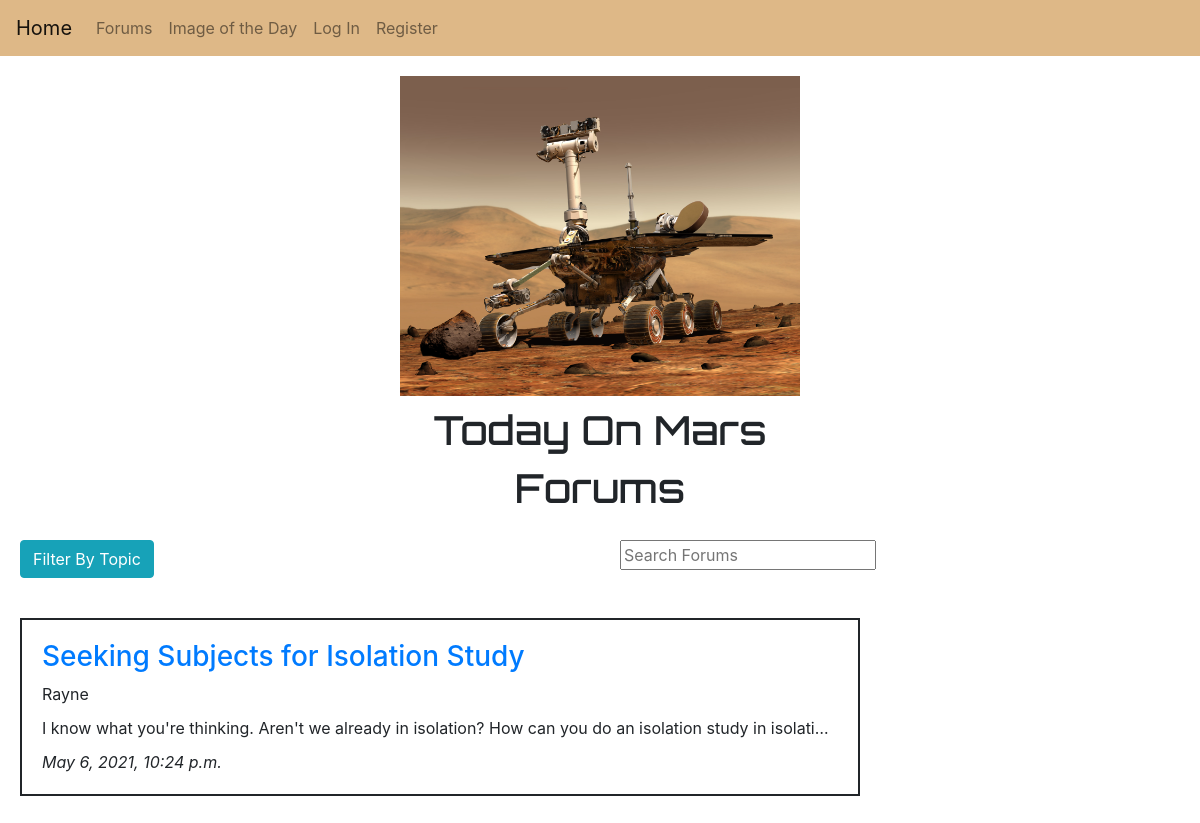
The page /Test Subjects Wanted/category on the database its author committed.
### Mars/models.py (models this page shows, shortened)
class Thread(models.Model):
    title = models.CharField(max_length=64, default=None)
    content = models.TextField(default=None)
    author = models.ForeignKey(User, on_delete=models.CASCADE)
    date = models.DateTimeField(auto_now_add=True)
    category = models.ManyToManyField(Category, related_name="categories", blank=True)

class User(AbstractUser):
    pass

### Mars/views.py (the view)
# urls.py: path("<str:category>/category", views.filter, name="filter"),
def filter(request, category):
    category = Category.objects.get(category=category)
    threads = Thread.objects.filter(category=category)
    threads = threads.order_by("-date").all()
    categories = Category.objects.all()
    return render(request, "mars/forums.html", {
        "threads": threads,
        "form": ThreadForm(),
        "categories": categories
    })

### Mars/views.py
class ThreadForm(forms.ModelForm):
    class Meta:
        model = Thread
        fields = ['title', 'content', 'category']
        widgets = {
            'title': forms.TextInput(attrs={'class': 'form-control'}),
            'content': forms.Textarea(attrs={'class': 'form-control'}),
            'category': forms.CheckboxSelectMultiple,
        }

### Mars/models.py (called while the page is built)
    def __str__(self):
        return f"{self.category}"

### Mars/templates/mars/forums.html (shortened to what this page needs)
{% extends "mars/layout.html" %}
{% load static %}
{% block body %}
  <h1 class="title">Forums</h1>
  <div class="flex-container">
    <div class="flex-item filter" id="filter">
      <div class="dropdown">
        <button id="dropbtn" class="btn btn-info">Filter By Topic</button>
      </div>
    </div>
    <div class="flex-item search" id="forum-search">
      <form action="{% url 'search' %}" method="post">
        <input class="search" type="text" name="q" placeholder="Search Forums">
      </form>
    </div>
  </div>
  <div class="flex-stack">
    <div class="flex-item" id="posts-view">
    {% for thread in threads %}
      <div class="forum-item" style="border: 2px;
      border-style: solid;">
        <div class="forum-title">
          <h3><a href="{% url 'thread' thread.id %}">{{ thread.title }}</a></h3>
        </div>
        <div class="forum-author">
          {{ thread.author }}
        </div>
        <div class="teaser">
          {{ thread.content }}
        </div>
        <div>
          <i>{{ thread.date }}</i>
        </div>
      </div>
    {% endfor %}
    </div>
  </div>
{% endblock %}

### Mars/static/mars/styles.css (style rules this page uses)
html { height: 100%; }
.flex-container { display: flex; align-items: flex-start; height: 100%; }
.flex-stack { display: flex; justify-content: space-evenly; flex-direction: column; align-items: flex-start; }
.flex-item { flex: 1; margin: 20px; width: 70%; }
.title, .heading { margin-top: 10px; text-align: center; font-family: 'Orbitron', sans-serif; }
.teaser { width: auto; height: auto; overflow: hidden; white-space: nowrap; text-overflow: ellipsis; padding-top: 10px; padding-bottom: 10px; }
.forum-item { margin-bottom: 20px; padding: 20px; }
.dropdown { position: relative; display: inline-block; }

### rows shown on the page
Thread: title "Seeking Subjects for Isolation Study", author "Rayne", content "I know what you're thinking. Aren't we already in isolation? How can you do an isolation study in isolati…", date "May 6, 2021, 10:24 p.m."
